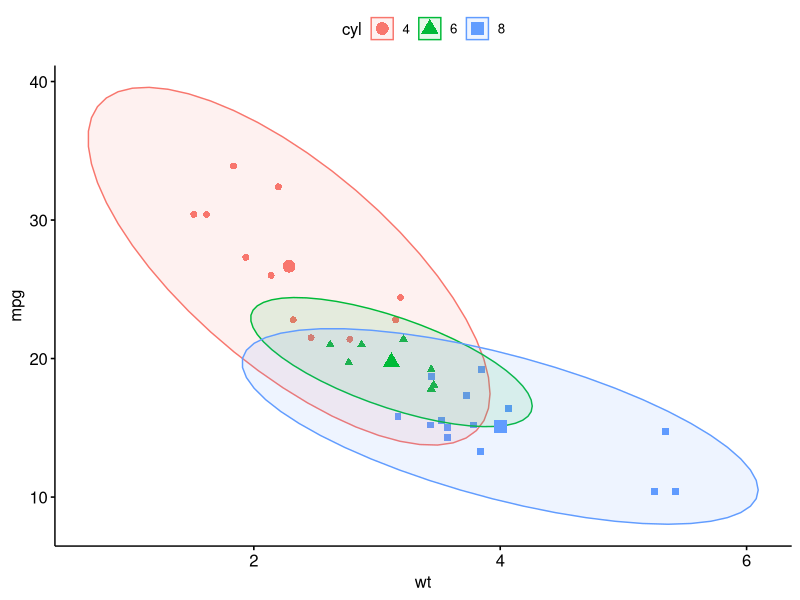

Write the R code that produced this figure.
library(ggpubr)


### Name: stat_mean
### Title: Draw group mean points
### Aliases: stat_mean

### ** Examples

# Load data
data("mtcars")
df <- mtcars
df$cyl <- as.factor(df$cyl)

# Scatter plot with ellipses and group mean points
ggscatter(df, x = "wt", y = "mpg",
   color = "cyl", shape = "cyl", ellipse = TRUE)+
 stat_mean(aes(color = cyl, shape = cyl), size = 4)
